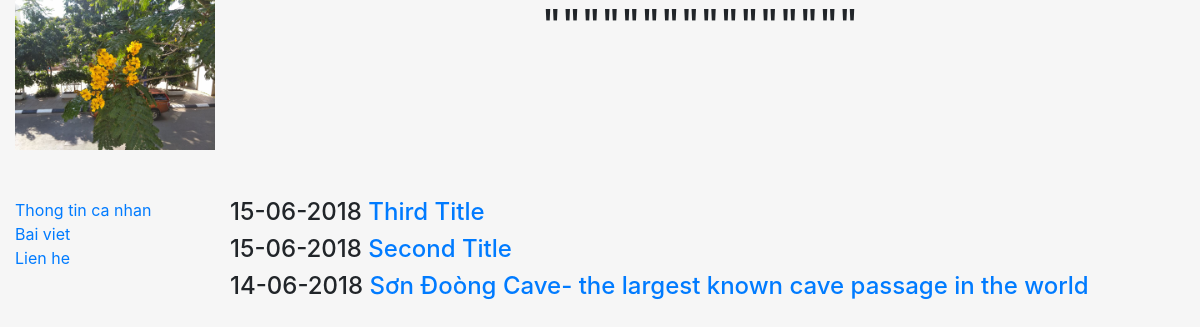
Screenshot of /blog/ with the database file from the repository.
### blog/models.py (models this page shows, shortened)
class Post(models.Model):
	title= models.CharField(max_length=100)
	body= models.TextField()
	date= models.DateTimeField(auto_now_add =True)

### blog/views.py (the view)
# urls.py: path('', views.list),
def list(request):
	Data = {'Posts': Post.objects.all().order_by("-date")}
	return render(request, 'blog/blog.html', Data)

### blog/templates/blog/blog.html (shortened to what this page needs)
{% extends "pages/base.html" %}
{% block content%}
{% for post in Posts %}
	<h4>{{post.date|date:"d-m-Y"}}<a href="/blog/{{post.id}}">   {{post.title}}</a></h4>
{% endfor %}
{% endblock %}

### home/templates/pages/base.html (shortened to what this page needs)
<!DOCTYPE html>
<html lang="en">
<head>
	{% load staticfiles %}
	<link rel="stylesheet" href="{% static 'css/bootstrap.min.css' %}" type="text/css" >
</head>
<body>
	<div class="container-fluid">
		<div class="row">
			<div class="col-sm-2">
				<center> <img src="{% static 'images/ww.jpg' %}" class="responsive-img" style="max-height:150px"/> </center>
			</div>
			<div class="col-sm-10">
				<center> <h1>""""""""""""""""</h1> </center>
			</div>
		</div>
		<br><br>
		<div class="row">
			<div class="col-sm-2">
				<div class="bs-sliderbar" >
					<ul class="nav flex-column">
						<li> <a href="/">Thong tin ca nhan</a> </li>
						<li> <a href="/blog">Bai viet</a> </li>
						<li> <a href="/contact">Lien he</a> </li>
					</ul>
				</div>
			</div>
			<div class="col-sm-10">
				<div class="container-fluid">
					{% block content%}
					{% endblock %}
				</div>
			</div>
		</div>
	</div>
</body>
</html>

### home/templates/pages/base.html (style rules this page uses)
html, body { background-color: #f6f6f6 }

### rows the page displays
Post: date "15-06-2018", title "Third Title"
Post: date "15-06-2018", title "Second Title"
Post: date "14-06-2018", title "Sơn Đoòng Cave- the largest known cave passage in the world"
